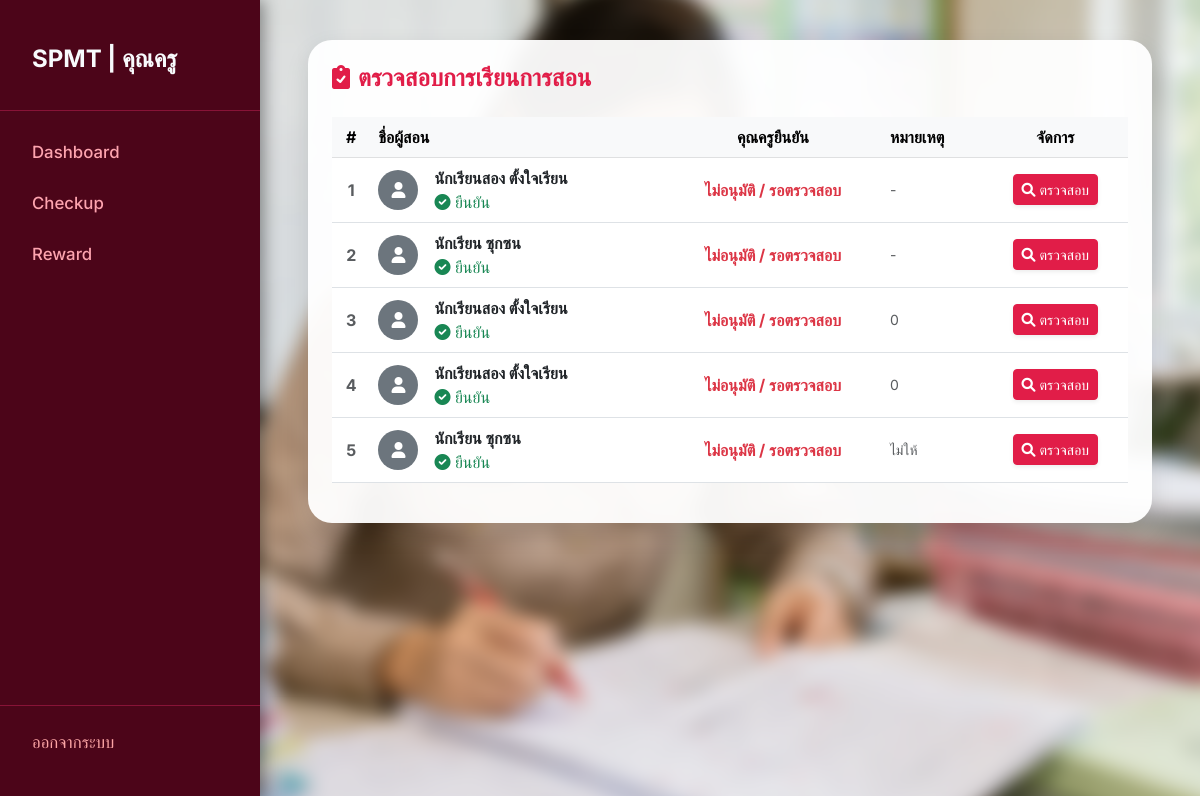
The app's page /teacher/teaching_checkup.php (signed in) with its own data.
### tables this page shows
CREATE TABLE `teaching_log` (
  `teaching_log_id` int(11) NOT NULL,
  `td_id` int(11) NOT NULL,
  `ld_id` int(11) NOT NULL,
  `evidence` varchar(200) NOT NULL,
  `tutor_confirmed` int(11) NOT NULL,
  `teacher_confirmed` int(11) NOT NULL,
  `confirm_date` date NOT NULL,
  `checkup_note` varchar(255) NOT NULL
);

CREATE TABLE `users` (
  `user_id` int(11) NOT NULL,
  `title_id` int(11) NOT NULL,
  `first_name` varchar(50) NOT NULL,
  `last_name` varchar(50) NOT NULL,
  `email` varchar(150) NOT NULL,
  `password` varchar(150) NOT NULL,
  `role` int(11) NOT NULL,
  `grade` int(11) NOT NULL,
  `points` int(11) NOT NULL,
  `create_at` datetime DEFAULT NULL
);

### teacher/teaching_checkup.php (the view, shortened to what this page needs)
<?php
require('../php/config.php');
?>
<!DOCTYPE html>
<html lang="en">
<head>
    <link rel="stylesheet" href="../css/teacher.css">
</head>
<body>
    <div class="container-custom">
        <div class="main">
            <div class="card card-custom p-4">
                <h4 class="text-primary fw-bold mb-4"><i class="fas fa-clipboard-check me-2"></i>ตรวจสอบการเรียนการสอน</h4>
                <div class="table-responsive">
                    <table class="table table-hover align-middle">
                        <thead class="table-light">
                            <tr>
                                <th class="text-center">#</th>
                                <th>ชื่อผู้สอน</th>
                                <th class="text-center">คุณครูยืนยัน</th>
                                <th>หมายเหตุ</th>
                                <th class="text-center">จัดการ</th>
                            </tr>
                        </thead>
                        <tbody>
                            <?php
                            $sql = "SELECT tl.*, td.td_id, u.first_name, u.last_name
                                    FROM teaching_log tl
                                    LEFT JOIN teaching_demand td ON tl.td_id = td.td_id
                                    LEFT JOIN users u ON td.user_id = u.user_id
                                    WHERE tl.tutor_confirmed = 1
                                    AND tl.teacher_confirmed = 0
                                    ORDER BY tl.teaching_log_id DESC";
                            $result = mysqli_query($conn, $sql);
                            if (mysqli_num_rows($result) > 0) {
                                $i=1;
                                while ($row = mysqli_fetch_assoc($result)) {
                            ?>
                                    <tr>
                                        <td class="text-center fw-bold text-muted"><?php echo $i; ?></td>
                                        <td>
                                            <div class="d-flex align-items-center">
                                                <div class="avatar bg-secondary text-white rounded-circle me-3" style="width: 40px; height: 40px; display: flex; align-items: center; justify-content: center;">
                                                    <i class="fas fa-user"></i>
                                                </div>
                                                <div>
                                                    <div class="fw-bold"><?php echo $row['first_name'] . ' ' . $row['last_name']; ?></div>
                                                    <div class="text-muted
                                        </td>
                                        <td class="text-center">
                                            <?php if($row['tutor_confirmed'] == 1): ?>
                                                <span class="text-success"><i class="fas fa-check-circle"></i> ยืนยัน</span>
                                            <?php else: ?>
                                                <span class="text-warning"><i class="fas fa-clock"></i> รอยืนยัน</span>
                                            <?php endif; ?>
                                        </td>
                                        <td class="text-center">
                                            <?php echo $row['teacher_confirmed'] == 1 ? '<span class="text-success fw-bold">อนุมัติ</span>' : '<span class="text-danger fw-bold">ไม่อนุมัติ / รอตรวจสอบ</span>'; ?>
                                        </td>
                                        <td class="text-muted small">
                                            <?php echo (isset($row['checkup_note']) && $row['checkup_note'] != '') ? $row['checkup_note'] : '-'; ?>
                                        </td>
                                        <td class="text-center">
                                            <a href="log_form.php?type=check&id=<?php echo $row['teaching_log_id']; ?>" class="btn btn-sm btn-primary shadow-sm"><i class="fas fa-search me-1"></i>ตรวจสอบ</a>
                                        </td>
                                    </tr>
                            <?php
                                    $i++;
                                }
                            } else {
                                echo "<tr><td colspan='7' class='text-center py-4 text-muted'>ไม่มีการเรียนการสอนที่ต้องตรวจสอบ</td></tr>";
                            }
                            ?>
                        </tbody>
                    </table>
                </div>
            </div>
        </div>
    </div>
</body>
</html>

### css/teacher.css (style rules this page uses)
:root { --primary-font: "Inter", sans-serif; }
* { margin: 0; padding: 0; box-sizing: border-box; font-family: "Inter", sans-serif; }
body { position: relative; min-height: 100vh; color: #1f2937; background-color: #f3f4f6; overflow-x: hidden; }
body::before { content: ""; position: fixed; top: 0; left: 0; width: 100vw; height: 100vh; background-image: url("../img/index_te.webp"); background-size: cover; background-position: center; filter: blur(8px); z-index: -1; transform: scale(1.1); }
.container-custom { display: flex; width: 100%; min-height: 100vh; }
.sidebar { width: 260px; background-color: #4c0519; color: #f8fafc; display: flex; flex-direction: column; padding: 2rem 0; position: fixed; height: 100vh; box-shadow: 4px 0 15px rgba(0, 0, 0, 0.4); z-index: 10; }
.sidebar h2 { padding: 0 0rem 1.5rem 0rem; border-bottom: 1px solid #881337; margin-bottom: 1rem; }
.sidebar h2 a { color: #f8fafc; text-decoration: none; font-size: 1.5rem; font-weight: 700; }
.sidebar a { color: #fda4af; text-decoration: none; padding: 0.8rem 2rem; display: block; font-weight: 500; transition: all 0.3s ease; font-size: 1.05rem; }
.sidebar a.btn-logout { margin-top: auto; color: #fca5a5; border-top: 1px solid #881337; padding-top: 1.5rem; }
.main { margin-left: 260px; flex: 1; padding: 2.5rem 3rem; display: flex; flex-direction: column; gap: 2.5rem; }
.card-custom { background: rgba(255, 255, 255, 0.95); border-radius: 24px; border: none; box-shadow: 0 10px 25px rgba(0, 0, 0, 0.1); padding: 2.5rem; }
.text-primary { color: #e11d48 !important; }
.btn-primary { background-color: #e11d48; border-color: #e11d48; }

### records on screen
teaching_log: users.first_name "นักเรียนสอง", users.last_name "ตั้งใจเรียน", tutor_confirmed 1 (drawn), teacher_confirmed "ไม่อนุมัติ / รอตรวจสอบ"
teaching_log: users.first_name "นักเรียน", users.last_name "ซุกซน", tutor_confirmed 1 (drawn), teacher_confirmed "ไม่อนุมัติ / รอตรวจสอบ"
teaching_log: users.first_name "นักเรียนสอง", users.last_name "ตั้งใจเรียน", tutor_confirmed 1 (drawn), teacher_confirmed "ไม่อนุมัติ / รอตรวจสอบ", checkup_note "0"
teaching_log: users.first_name "นักเรียนสอง", users.last_name "ตั้งใจเรียน", tutor_confirmed 1 (drawn), teacher_confirmed "ไม่อนุมัติ / รอตรวจสอบ", checkup_note "0"
teaching_log: users.first_name "นักเรียน", users.last_name "ซุกซน", tutor_confirmed 1 (drawn), teacher_confirmed "ไม่อนุมัติ / รอตรวจสอบ", checkup_note "ไม่ให้"
